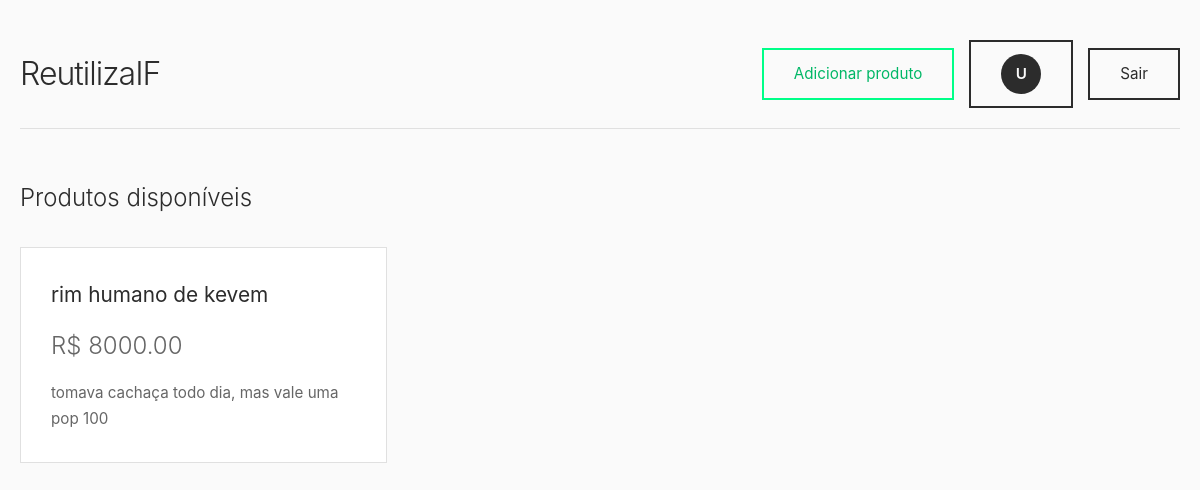
Before: /home (signed in) with the older database file.
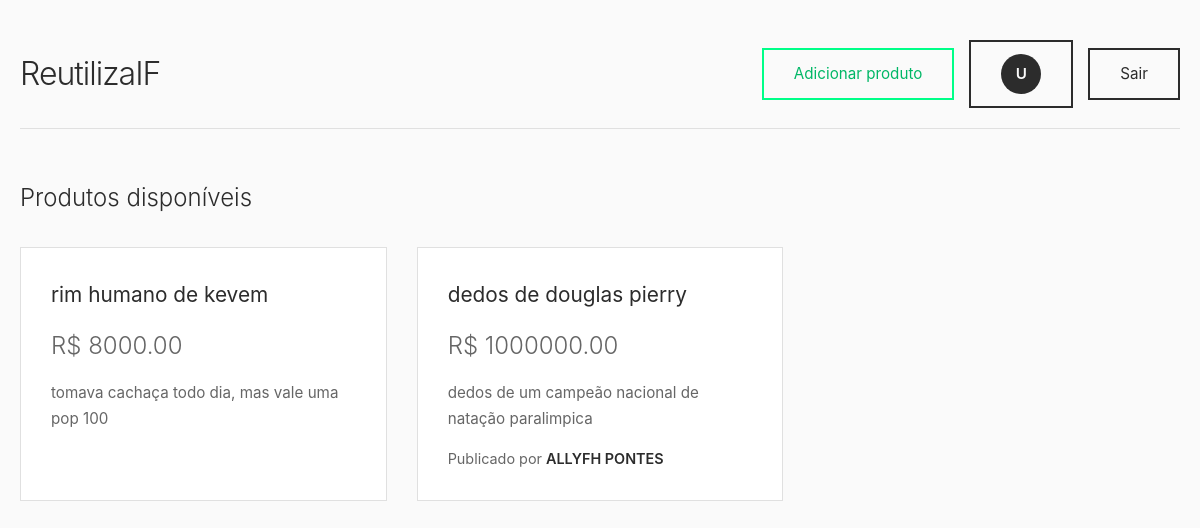
After: the same page with the newer database file.
### app.py (models this page shows)
class Produto(db.Model):
    id = db.Column(db.Integer, primary_key=True)
    nome = db.Column(db.String(100), nullable=False)
    preco = db.Column(db.Float, nullable=False)
    descricao = db.Column(db.String(200))
    usuario_matricula = db.Column(db.String(20))
    usuario_nome = db.Column(db.String(150))

### app.py (the view)
@app.route('/home')
def home():
    if not session.get('usuario_logado'):
        return redirect(url_for('login'))
    produtos = Produto.query.all()
    dados_usuario = session.get('dados_usuario', {})
    return render_template(
        'home.html',
        produtos=produtos,
        usuario=dados_usuario,
        is_admin=usuario_e_admin(),
        pode_criar=session.get('usuario_logado', False)
    )

### app.py (called while the page is built)
def usuario_e_admin():
    return session.get('matricula') in ADMIN_MATRICULAS

### templates/home.html (shortened to what this page needs)
<!DOCTYPE html>
<html lang="pt-br">
<head>
</head>
<body>
    <div class="container">
        <header>
            <h1>ReutilizaIF</h1>
            <div style="display: flex; gap: 15px; align-items: center;">
                {% if pode_criar %}
                <a href="{{ url_for('novo_produto') }}" class="btn btn-admin">Adicionar produto</a>
                {% endif %}
                {% if usuario %}
                <a href="/perfil" class="btn" style="text-decoration: none;">
                    {% if usuario.foto %}
                    <img src="{{ usuario.foto }}" alt="Perfil" style="width: 40px; height: 40px; border-radius: 50%; object-fit: cover; border: 2px solid #2c2c2c;">
                    {% else %}
                    <div style="width: 40px; height: 40px; border-radius: 50%; background: #2c2c2c; color: #fafafa; display: flex; align-items: center; justify-content: center; font-weight: 600;">
                        {{ usuario.nome_usual[0] if usuario.nome_usual else usuario.nome[0] if usuario.nome else 'U' }}
                    </div>
                    {% endif %}
                </a>
                {% endif %}
                <a href="/logout" class="btn">Sair</a>
            </div>
        </header>
        <h2>Produtos disponíveis</h2>
        {% if produtos %}
            <div class="produtos-grid">
                {% for produto in produtos %}
                    <div class="produto-card">
                        <strong>{{ produto.nome }}</strong>
                        <div class="preco">R$ {{ "%.2f" % produto.preco }}</div>
                        <div class="descricao">{{ produto.descricao }}</div>
                        {% if produto.usuario_matricula %}
                        <div class="produto-meta">
                            Publicado por
                            <a href="{{ url_for('usuario_publico', matricula=produto.usuario_matricula) }}">
                                {{ produto.usuario_nome or produto.usuario_matricula }}
                            </a>
                        </div>
                        {% endif %}
                    </div>
                {% endfor %}
            </div>
        {% else %}
            <div class="empty-state">
                <p>Nenhum produto cadastrado ainda.</p>
            </div>
        {% endif %}
    </div>
</body>
</html>

### templates/home.html (style rules this page uses)
* { margin: 0; padding: 0; box-sizing: border-box; }
body { font-family: -apple-system, BlinkMacSystemFont, 'Segoe UI', Roboto, 'Helvetica Neue', Arial, sans-serif; background: #fafafa; color: #333; line-height: 1.6; min-height: 100vh; padding: 40px 20px; }
.container { max-width: 1200px; margin: 0 auto; }
header { display: flex; justify-content: space-between; align-items: center; margin-bottom: 50px; padding-bottom: 20px; border-bottom: 1px solid #e0e0e0; }
h1 { font-size: 2em; font-weight: 300; color: #2c2c2c; letter-spacing: -1px; }
.btn { padding: 12px 30px; text-decoration: none; border: 2px solid #2c2c2c; color: #2c2c2c; background: transparent; font-size: 0.95em; font-weight: 400; transition: all 0.3s ease; cursor: pointer; display: inline-block; }
.btn-admin { border-color: #00FF88; color: #00b766; }
h2 { font-size: 1.5em; font-weight: 300; color: #2c2c2c; margin-bottom: 30px; }
.produtos-grid { display: grid; grid-template-columns: repeat(auto-fill, minmax(280px, 1fr)); gap: 30px; margin-top: 20px; }
.produto-card { background: #fff; border: 1px solid #e0e0e0; padding: 30px; transition: all 0.3s ease; }
.produto-card strong { color: #2c2c2c; font-size: 1.3em; font-weight: 400; display: block; margin-bottom: 15px; }
.produto-card .preco { color: #666; font-size: 1.5em; font-weight: 300; margin: 15px 0; }
.produto-card .descricao { color: #666; line-height: 1.7; font-size: 0.95em; }
.produto-meta { margin-top: 15px; font-size: 0.9em; color: #666; }
.produto-meta a { color: #2c2c2c; font-weight: 600; text-decoration: none; }

Changed rows visible on the page:
added Produto: nome "dedos de douglas pierry", preco "1000000.00", descricao "dedos de um campeão nacional de natação paralimpica", usuario_nome "ALLYFH PONTES"
